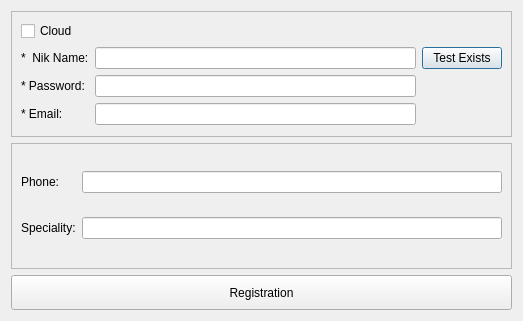
<?xml version="1.0" encoding="UTF-8"?>
<ui version="4.0">
 <class>Dialog</class>
 <widget class="QDialog" name="Dialog">
  <property name="geometry">
   <rect>
    <x>0</x>
    <y>0</y>
    <width>523</width>
    <height>321</height>
   </rect>
  </property>
  <property name="windowTitle">
   <string>User Registration</string>
  </property>
  <layout class="QVBoxLayout" name="verticalLayout">
   <item>
    <widget class="QFrame" name="frame">
     <property name="frameShape">
      <enum>QFrame::StyledPanel</enum>
     </property>
     <property name="frameShadow">
      <enum>QFrame::Raised</enum>
     </property>
     <layout class="QGridLayout" name="gridLayout">
      <item row="3" column="1">
       <widget class="QLineEdit" name="email_field"/>
      </item>
      <item row="1" column="0">
       <widget class="QLabel" name="label">
        <property name="text">
         <string>*  Nik Name:</string>
        </property>
       </widget>
      </item>
      <item row="3" column="0">
       <widget class="QLabel" name="label_3">
        <property name="text">
         <string>* Email:</string>
        </property>
       </widget>
      </item>
      <item row="1" column="2">
       <widget class="QPushButton" name="exists_button">
        <property name="text">
         <string>Test Exists</string>
        </property>
       </widget>
      </item>
      <item row="2" column="1">
       <widget class="QLineEdit" name="password_field">
        <property name="echoMode">
         <enum>QLineEdit::Password</enum>
        </property>
       </widget>
      </item>
      <item row="2" column="0">
       <widget class="QLabel" name="label_2">
        <property name="text">
         <string>* Password:</string>
        </property>
       </widget>
      </item>
      <item row="1" column="1">
       <widget class="QLineEdit" name="nik_name_field"/>
      </item>
      <item row="0" column="0">
       <widget class="QCheckBox" name="check_box">
        <property name="text">
         <string>Cloud</string>
        </property>
       </widget>
      </item>
     </layout>
    </widget>
   </item>
   <item>
    <widget class="QFrame" name="frame_2">
     <property name="frameShape">
      <enum>QFrame::StyledPanel</enum>
     </property>
     <property name="frameShadow">
      <enum>QFrame::Raised</enum>
     </property>
     <layout class="QGridLayout" name="gridLayout_2">
      <item row="1" column="0">
       <widget class="QLabel" name="label_4">
        <property name="text">
         <string>Phone:</string>
        </property>
       </widget>
      </item>
      <item row="1" column="1">
       <widget class="QLineEdit" name="phone_field"/>
      </item>
      <item row="2" column="0">
       <widget class="QLabel" name="label_5">
        <property name="text">
         <string>Speciality:</string>
        </property>
       </widget>
      </item>
      <item row="2" column="1">
       <widget class="QLineEdit" name="specialty_field"/>
      </item>
     </layout>
    </widget>
   </item>
   <item>
    <widget class="QPushButton" name="user_registration_button">
     <property name="minimumSize">
      <size>
       <width>0</width>
       <height>35</height>
      </size>
     </property>
     <property name="text">
      <string>Registration</string>
     </property>
    </widget>
   </item>
  </layout>
 </widget>
 <resources/>
 <connections/>
</ui>
